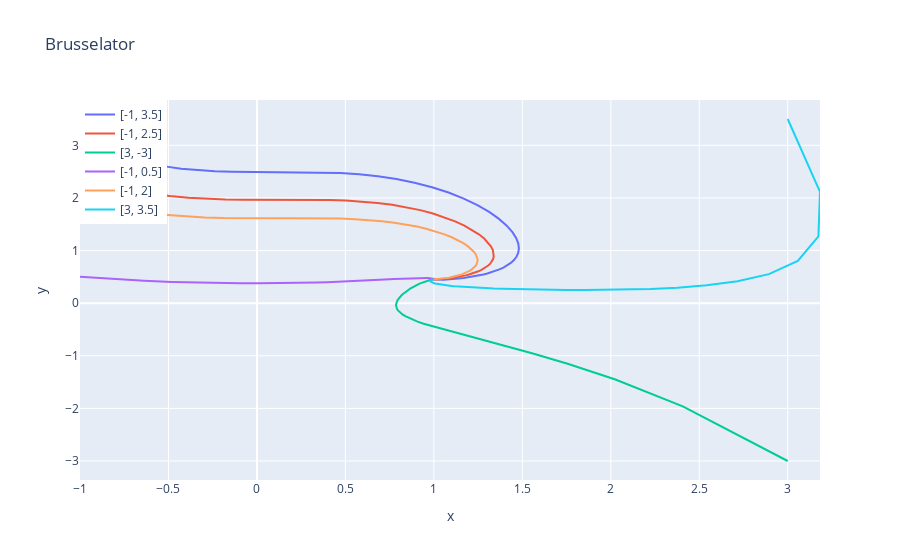

Notebook source saved alongside this figure:
### Code cell
import numpy as np
import plotly.graph_objects as go
from scipy.integrate import odeint
a = 0.55
b = 0.25
def brusselator(u, t):
    du = np.zeros(2)
    du[0] = 1 - (b + 1) * u[0] + a * u[0] * u[1]
    du[1] = b * u[0] - a * u[0] * u[0] * u[1]
    return du
t = np.linspace(0, 100, 1000)
u_inits = [
    ([-1, 3.5]),
    ([-1, 2.5]),
    ([3, -3]),
    ([-1, 0.5]),
    ([-1, 2]),
    ([3, 3.5])
]
fig = go.Figure()
for u_init in u_inits:
    u = odeint(brusselator, u_init, t)
    fig.add_trace(go.Scatter(x=[z[0] for z in u], y=[z[1] for z in u], mode='lines', name=str(u_init)))
fig.update_layout(
    title='Brusselator',
    xaxis=dict(title='x'),
    yaxis=dict(title='y'),
    legend=dict(x=0, y=1)
)
fig.show()

### Figure 1 — Plotly figure (JSON) as saved in the notebook; plotly's stock layout.template omitted (floating-point values rounded to 4 significant figures; data arrays with more than 128 entries replaced by an {"elided": "..."} marker saying what was removed)
{"data": [{"mode": "lines", "name": "[-1, 3.5]", "type": "scatter", "x": {"elided": "1000 float values"}, "y": {"elided": "1000 float values"}}, {"mode": "lines", "name": "[-1, 2.5]", "type": "scatter", "x": {"elided": "1000 float values"}, "y": {"elided": "1000 float values"}}, {"mode": "lines", "name": "[3, -3]", "type": "scatter", "x": {"elided": "1000 float values"}, "y": {"elided": "1000 float values"}}, {"mode": "lines", "name": "[-1, 0.5]", "type": "scatter", "x": {"elided": "1000 float values"}, "y": {"elided": "1000 float values"}}, {"mode": "lines", "name": "[-1, 2]", "type": "scatter", "x": {"elided": "1000 float values"}, "y": {"elided": "1000 float values"}}, {"mode": "lines", "name": "[3, 3.5]", "type": "scatter", "x": {"elided": "1000 float values"}, "y": {"elided": "1000 float values"}}], "layout": {"legend": {"x": 0, "y": 1}, "title": {"text": "Brusselator"}, "xaxis": {"title": {"text": "x"}}, "yaxis": {"title": {"text": "y"}}}}
